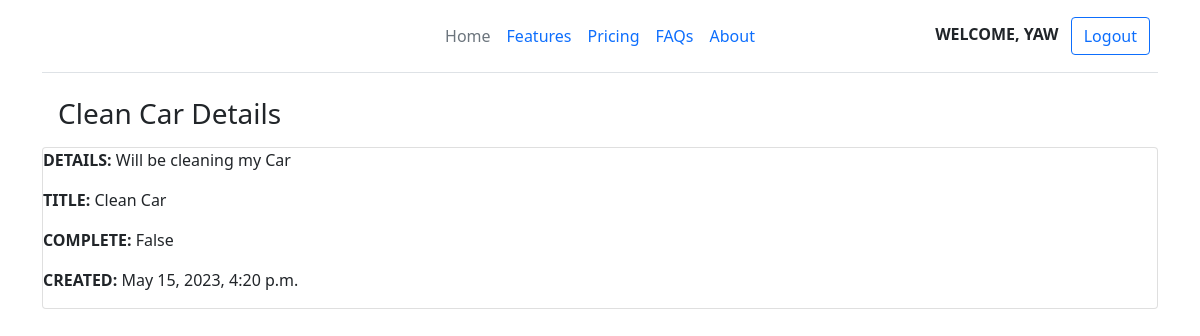
The app's page /detail/2 (signed in) with its own data.
### base/models.py (models this page shows, shortened)
class Task(models.Model):
    user = models.ForeignKey(User,on_delete=models.CASCADE,null=True)
    title = models.CharField(max_length=200)
    description = models.TextField(null=False,blank=True)
    complete = models.BooleanField(default=False)
    created = models.DateTimeField(auto_now_add=True)
    class Meta:
        verbose_name = "Task"
        verbose_name_plural = "Task"
        ordering = ['complete']

### base/views.py (the view)
# urls.py: path("detail/<int:pk>", TaskDetail.as_view(), name="detail"),
class TaskDetail(LoginRequiredMixin,DetailView):
    model = Task
    context_object_name = 'List'
    template_name = "base/detail.html"

### base/templates/base/detail.html (shortened to what this page needs)
{% extends 'base/base.html' %}
{% block body %}
<h3 class="m-3 center">{{List.title}} Details</h3>
<div class="card card-border">
    {% if List.description %}
   <p><span> Details:</span> {{List.description}} </p>
    {% else %}
    <p class="text"> There is no description for the Task</p>
    {% endif %}
     <p><span> Title: </span>{{List.title}} </p>
    <p><span>Complete:</span> {{List.complete}}  </p>
    <p><span>Created:</span> {{List.created}}  </p>
</div>
{% endblock body %}

### base/templates/base/base.html (shortened to what this page needs)
<!DOCTYPE html>
<html>
    <head>
        <link href="https://cdn.jsdelivr.net/npm/bootstrap@5.0.2/dist/css/bootstrap.min.css" rel="stylesheet">
    </head>
    <body>
        <div class="container">
            <header class="d-flex flex-wrap align-items-center justify-content-center justify-content-md-between py-3 mb-4 border-bottom">
                <div class="col-md-3 mb-2 mb-md-0">
                  <a href="/" class="d-inline-flex link-body-emphasis text-decoration-none">
                    <svg class="bi" width="40" height="32" role="img" aria-label="Bootstrap"><use xlink:href="#bootstrap"/></svg>
                  </a>
                </div>
                <ul class="nav col-12 col-md-auto mb-2 justify-content-center mb-md-0">
                  <li><a href="{% url 'index' %}" class="nav-link px-2 link-secondary">Home</a></li>
                  <li><a href="#" class="nav-link px-2">Features</a></li>
                  <li><a href="#" class="nav-link px-2">Pricing</a></li>
                  <li><a href="#" class="nav-link px-2">FAQs</a></li>
                  <li><a href="#" class="nav-link px-2">About</a></li>
                </ul>
                {% if user.is_authenticated %}
                <div class="col-md-3 text-end">
                    <span class="me-2">Welcome, {{request.user | capfirst}} </span>
                  <a type="button" href="{% url 'logout' %}" class="btn btn-outline-primary me-2">Logout</a>
                </div>
              </header>
              {% else %}
                <div class="col-md-3 text-end">
                  <a type="button" href="{% url 'login' %}" class="btn btn-outline-primary me-2">Login</a>
                </div>
              </header>
              {% endif %}
       {% block body %}
       {% endblock body %}
        </div>
    </body>
</html>

### records on screen
Task: title "Clean Car", description "Will be cleaning my Car", complete "False", created "May 15, 2023, 4:20 p.m."

### other values on screen
{{ request.user | capfirst }} "YAW"
